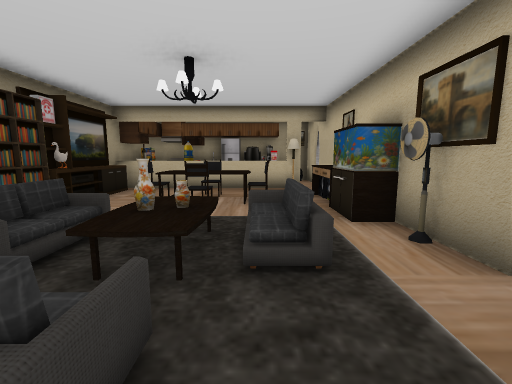
View 1 (above)

14 first-person views from a walk through a Unity game level. The camera is 1.2 m above the floor, tilts 8° down and sees 90° across. Doors are open. The floor is counted in squares, 1 m on a side. Each view is taken from the middle of a square. On the plan, view 1 faces up. The plan holds only what a view shows up to about 12 squares ahead; the rest is blank.

View 2
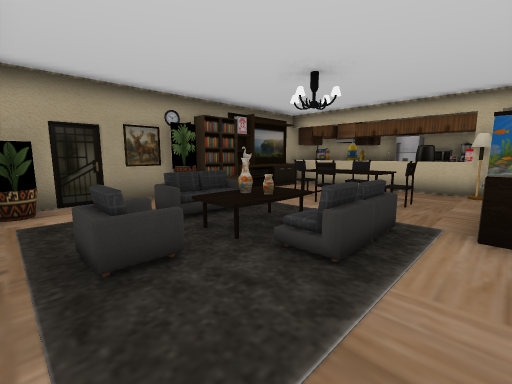

View 3
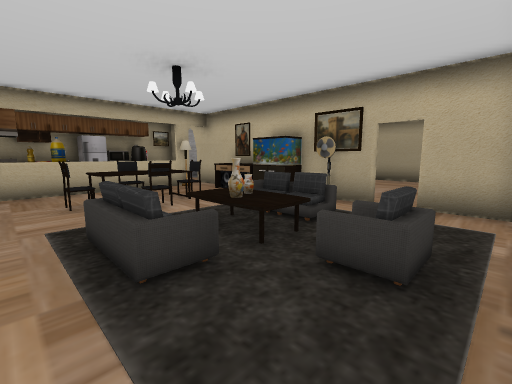

View 4
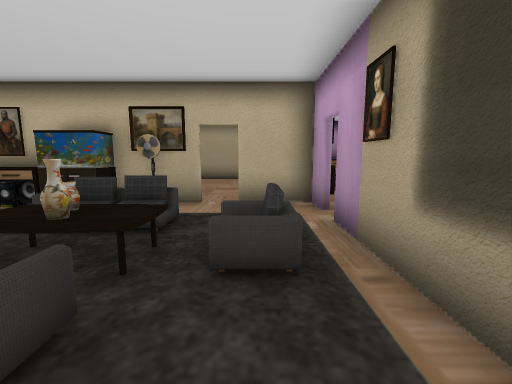

View 5
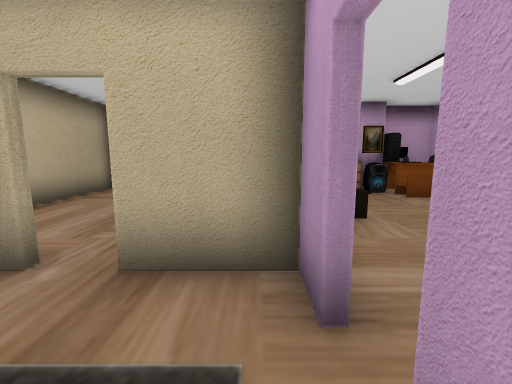

View 6
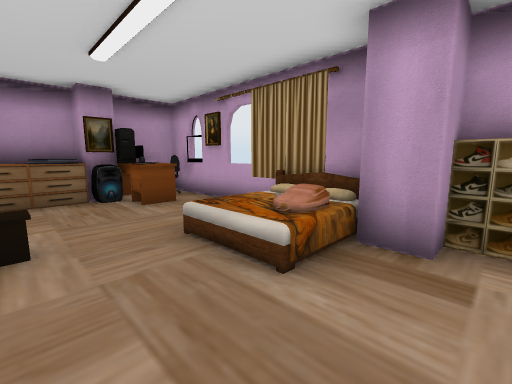

View 7
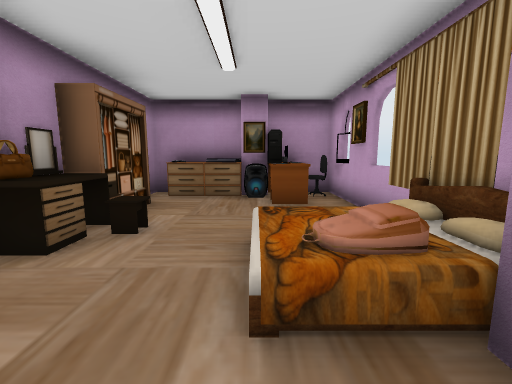

View 8
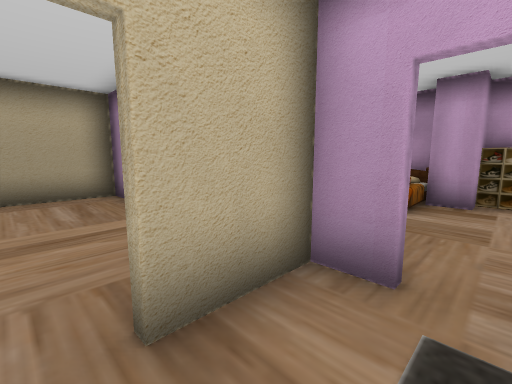

View 9
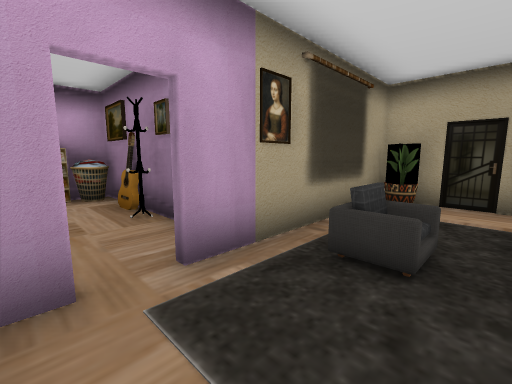

View 10
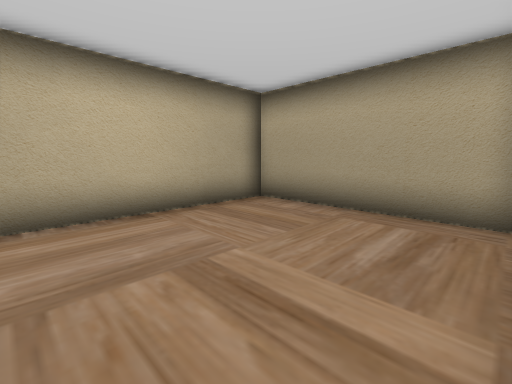

View 11
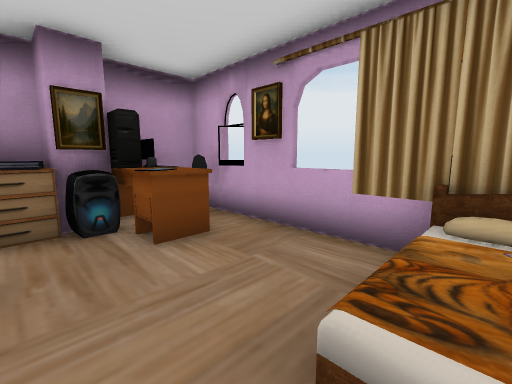

View 12
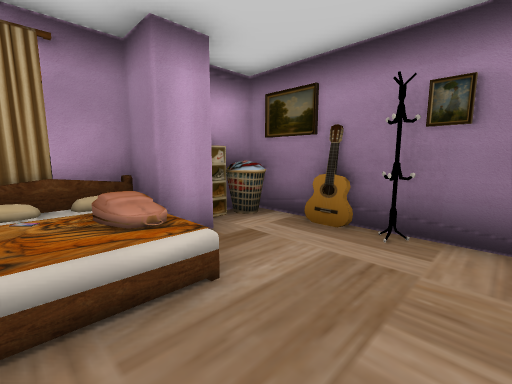

View 13
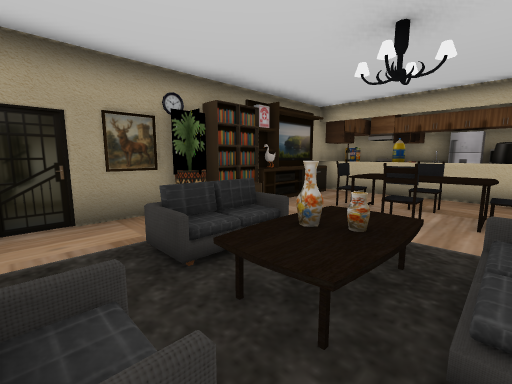

View 14
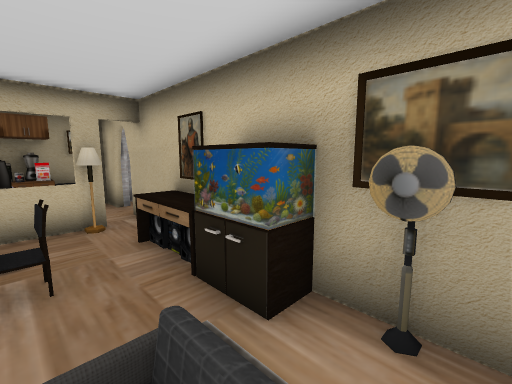

### Floor plan
Key: @ floor where view 1 was taken; # wall or solid block; . floor; / step, stairs or slope; D open door; = window, fence, low wall or low ledge; ^ raised ledge; O other object.
Columns run from 6 left of view 1 to 10 right of it. Each row starts with its distance up from view 1.
 12   OOOOO #
 11         #
 10   ##^^####
  9  #.....OO#
  8  O...O..O#
  7  O.O= O.O#
  6  #...O..#########
  5  #......##......#
  4  #.O.//O##......#
  3  #.O.//O#O......#
  2 ##..O/...D......#
  1 #....O...#......#
  0 ##.O..@..#......#
 -1  ######D###^OO#O#
 -2       #....O...O#
 -3       #........O#
 -4       O..//....O#
 -5       O..//...OO#
 -6       #O#/ ....O#
 -7       ######=####

Positions as (right, up) in squares from view 1, and headings:
1: (0, 0), facing up
2: (2, 0), facing up-left
3: (-4, 0), facing up-right
4: (-4, 1), facing right
5: (0, 0), facing right
6: (1, -2), facing down-right
7: (1, -4), facing right
8: (1, 2), facing down-right
9: (2, 2), facing down-left
10: (4, 0), facing up-right
11: (4, -3), facing down-right
12: (4, -2), facing down-left
13: (0, 1), facing up-left
14: (0, 3), facing up-right
